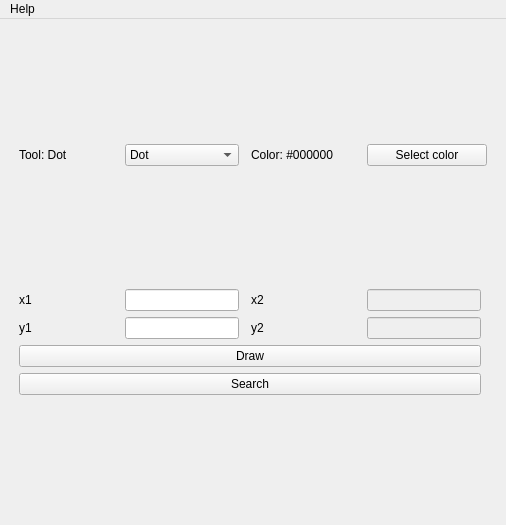
<?xml version="1.0" encoding="UTF-8"?>
<ui version="4.0">
 <class>MainWindow</class>
 <widget class="QMainWindow" name="MainWindow">
  <property name="geometry">
   <rect>
    <x>0</x>
    <y>0</y>
    <width>506</width>
    <height>525</height>
   </rect>
  </property>
  <property name="windowTitle">
   <string>Drawing shapes on a matplotlib plot</string>
  </property>
  <property name="windowIcon">
   <iconset>
    <normaloff>logo.png</normaloff>logo.png</iconset>
  </property>
  <widget class="QWidget" name="centralwidget">
   <layout class="QGridLayout" name="gridLayout">
    <item row="0" column="8" rowspan="8">
     <spacer name="spacer_2">
      <property name="orientation">
       <enum>Qt::Horizontal</enum>
      </property>
      <property name="sizeType">
       <enum>QSizePolicy::Fixed</enum>
      </property>
      <property name="sizeHint" stdset="0">
       <size>
        <width>10</width>
        <height>10</height>
       </size>
      </property>
     </spacer>
    </item>
    <item row="0" column="2" colspan="6">
     <spacer name="spacer_4">
      <property name="orientation">
       <enum>Qt::Vertical</enum>
      </property>
      <property name="sizeType">
       <enum>QSizePolicy::Fixed</enum>
      </property>
      <property name="sizeHint" stdset="0">
       <size>
        <width>0</width>
        <height>10</height>
       </size>
      </property>
     </spacer>
    </item>
    <item row="4" column="5">
     <widget class="QLabel" name="y2">
      <property name="text">
       <string>y2</string>
      </property>
     </widget>
    </item>
    <item row="3" column="6">
     <widget class="QLineEdit" name="lineedit_x2">
      <property name="enabled">
       <bool>false</bool>
      </property>
     </widget>
    </item>
    <item row="4" column="3">
     <widget class="QLineEdit" name="lineedit_y1"/>
    </item>
    <item row="1" column="5">
     <widget class="QLabel" name="text_color">
      <property name="sizePolicy">
       <sizepolicy hsizetype="Fixed" vsizetype="Fixed">
        <horstretch>0</horstretch>
        <verstretch>0</verstretch>
       </sizepolicy>
      </property>
      <property name="minimumSize">
       <size>
        <width>110</width>
        <height>32</height>
       </size>
      </property>
      <property name="maximumSize">
       <size>
        <width>94</width>
        <height>32</height>
       </size>
      </property>
      <property name="text">
       <string>Color: #000000</string>
      </property>
     </widget>
    </item>
    <item row="1" column="3">
     <widget class="QComboBox" name="combobox_tool">
      <property name="sizePolicy">
       <sizepolicy hsizetype="Expanding" vsizetype="Fixed">
        <horstretch>0</horstretch>
        <verstretch>0</verstretch>
       </sizepolicy>
      </property>
      <item>
       <property name="text">
        <string>Dot</string>
       </property>
      </item>
      <item>
       <property name="text">
        <string>Line</string>
       </property>
      </item>
     </widget>
    </item>
    <item row="1" column="1" rowspan="7">
     <spacer name="spacer_1">
      <property name="orientation">
       <enum>Qt::Horizontal</enum>
      </property>
      <property name="sizeType">
       <enum>QSizePolicy::Fixed</enum>
      </property>
      <property name="sizeHint" stdset="0">
       <size>
        <width>10</width>
        <height>0</height>
       </size>
      </property>
     </spacer>
    </item>
    <item row="4" column="2">
     <widget class="QLabel" name="y1">
      <property name="text">
       <string>y1</string>
      </property>
     </widget>
    </item>
    <item row="3" column="5">
     <widget class="QLabel" name="x2">
      <property name="text">
       <string>x2</string>
      </property>
     </widget>
    </item>
    <item row="3" column="2">
     <widget class="QLabel" name="x1">
      <property name="text">
       <string>x1</string>
      </property>
     </widget>
    </item>
    <item row="1" column="2">
     <widget class="QLabel" name="text_tool">
      <property name="sizePolicy">
       <sizepolicy hsizetype="Fixed" vsizetype="Fixed">
        <horstretch>0</horstretch>
        <verstretch>0</verstretch>
       </sizepolicy>
      </property>
      <property name="minimumSize">
       <size>
        <width>100</width>
        <height>32</height>
       </size>
      </property>
      <property name="maximumSize">
       <size>
        <width>100</width>
        <height>32</height>
       </size>
      </property>
      <property name="text">
       <string>Tool: Dot</string>
      </property>
     </widget>
    </item>
    <item row="8" column="2" colspan="6">
     <spacer name="spacer_3">
      <property name="orientation">
       <enum>Qt::Vertical</enum>
      </property>
      <property name="sizeType">
       <enum>QSizePolicy::Fixed</enum>
      </property>
      <property name="sizeHint" stdset="0">
       <size>
        <width>0</width>
        <height>10</height>
       </size>
      </property>
     </spacer>
    </item>
    <item row="1" column="6" colspan="2">
     <widget class="QPushButton" name="button_color">
      <property name="sizePolicy">
       <sizepolicy hsizetype="Expanding" vsizetype="Fixed">
        <horstretch>0</horstretch>
        <verstretch>0</verstretch>
       </sizepolicy>
      </property>
      <property name="text">
       <string>Select color</string>
      </property>
     </widget>
    </item>
    <item row="5" column="2" colspan="5">
     <widget class="QPushButton" name="button_draw">
      <property name="text">
       <string>Draw</string>
      </property>
     </widget>
    </item>
    <item row="3" column="3">
     <widget class="QLineEdit" name="lineedit_x1"/>
    </item>
    <item row="4" column="6">
     <widget class="QLineEdit" name="lineedit_y2">
      <property name="enabled">
       <bool>false</bool>
      </property>
     </widget>
    </item>
    <item row="6" column="2" colspan="5">
     <widget class="QPushButton" name="button_search">
      <property name="text">
       <string>Search</string>
      </property>
     </widget>
    </item>
   </layout>
  </widget>
  <widget class="QMenuBar" name="menuBar">
   <property name="geometry">
    <rect>
     <x>0</x>
     <y>0</y>
     <width>506</width>
     <height>30</height>
    </rect>
   </property>
   <widget class="QMenu" name="menuHelp">
    <property name="title">
     <string>Help</string>
    </property>
    <addaction name="action_about"/>
   </widget>
   <addaction name="menuHelp"/>
  </widget>
  <action name="action_about">
   <property name="text">
    <string>About</string>
   </property>
  </action>
 </widget>
 <resources/>
 <connections/>
</ui>
